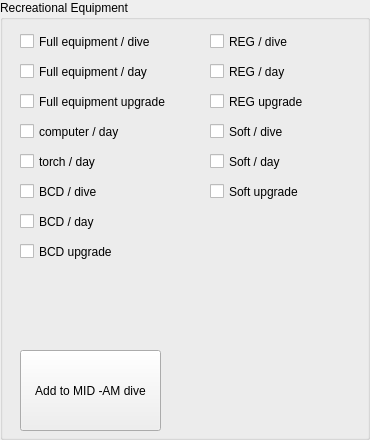
                     <widget class="QGroupBox" name="groupBox_4">
                      <property name="title">
                       <string>Recreational Equipment</string>
                      </property>
                      <widget class="QCheckBox" name="mam_soft_dive_check">
                       <property name="geometry">
                        <rect>
                         <x>210</x>
                         <y>120</y>
                         <width>90</width>
                         <height>23</height>
                        </rect>
                       </property>
                       <property name="text">
                        <string>Soft / dive</string>
                       </property>
                      </widget>
                      <widget class="QCheckBox" name="mam_torch_check">
                       <property name="geometry">
                        <rect>
                         <x>20</x>
                         <y>150</y>
                         <width>151</width>
                         <height>23</height>
                        </rect>
                       </property>
                       <property name="text">
                        <string>torch / day</string>
                       </property>
                      </widget>
                      <widget class="QCheckBox" name="mam_full_equip_dive_check">
                       <property name="geometry">
                        <rect>
                         <x>20</x>
                         <y>30</y>
                         <width>171</width>
                         <height>23</height>
                        </rect>
                       </property>
                       <property name="text">
                        <string>Full equipment / dive</string>
                       </property>
                      </widget>
                      <widget class="QCheckBox" name="mam_reg_dive_check">
                       <property name="geometry">
                        <rect>
                         <x>210</x>
                         <y>30</y>
                         <width>111</width>
                         <height>23</height>
                        </rect>
                       </property>
                       <property name="text">
                        <string>REG / dive</string>
                       </property>
                      </widget>
                      <widget class="QCheckBox" name="mam_reg_upgrade_check">
                       <property name="geometry">
                        <rect>
                         <x>210</x>
                         <y>90</y>
                         <width>131</width>
                         <height>23</height>
                        </rect>
                       </property>
                       <property name="text">
                        <string>REG upgrade</string>
                       </property>
                      </widget>
                      <widget class="QCheckBox" name="mam_full_equip_day_check">
                       <property name="geometry">
                        <rect>
                         <x>20</x>
                         <y>60</y>
                         <width>161</width>
                         <height>23</height>
                        </rect>
                       </property>
                       <property name="text">
                        <string>Full equipment / day</string>
                       </property>
                      </widget>
                      <widget class="QCheckBox" name="mam_computer_check">
                       <property name="geometry">
                        <rect>
                         <x>20</x>
                         <y>120</y>
                         <width>161</width>
                         <height>23</height>
                        </rect>
                       </property>
                       <property name="text">
                        <string>computer / day</string>
                       </property>
                      </widget>
                      <widget class="QCheckBox" name="mam_bcd_dive_check">
                       <property name="geometry">
                        <rect>
                         <x>20</x>
                         <y>180</y>
                         <width>131</width>
                         <height>23</height>
                        </rect>
                       </property>
                       <property name="text">
                        <string>BCD / dive</string>
                       </property>
                      </widget>
                      <widget class="QCheckBox" name="mam_bcd_day_check">
                       <property name="geometry">
                        <rect>
                         <x>20</x>
                         <y>210</y>
                         <width>121</width>
                         <height>23</height>
                        </rect>
                       </property>
                       <property name="text">
                        <string>BCD / day</string>
                       </property>
                      </widget>
                      <widget class="QCheckBox" name="mam_full_equip_upgrade_check">
                       <property name="geometry">
                        <rect>
                         <x>20</x>
                         <y>90</y>
                         <width>181</width>
                         <height>23</height>
                        </rect>
                       </property>
                       <property name="text">
                        <string>Full equipment upgrade</string>
                       </property>
                      </widget>
                      <widget class="QCheckBox" name="mam_soft_upgrade_check">
                       <property name="geometry">
                        <rect>
                         <x>210</x>
                         <y>180</y>
                         <width>151</width>
                         <height>23</height>
                        </rect>
                       </property>
                       <property name="text">
                        <string>Soft upgrade</string>
                       </property>
                      </widget>
                      <widget class="QCheckBox" name="mam_soft_day_check">
                       <property name="geometry">
                        <rect>
                         <x>210</x>
                         <y>150</y>
                         <width>90</width>
                         <height>23</height>
                        </rect>
                       </property>
                       <property name="text">
                        <string>Soft / day</string>
                       </property>
                      </widget>
                      <widget class="QCheckBox" name="mam_bcd_upgrade_check">
                       <property name="geometry">
                        <rect>
                         <x>20</x>
                         <y>240</y>
                         <width>131</width>
                         <height>23</height>
                        </rect>
                       </property>
                       <property name="text">
                        <string>BCD upgrade</string>
                       </property>
                      </widget>
                      <widget class="QCheckBox" name="mam_reg_day_check">
                       <property name="geometry">
                        <rect>
                         <x>210</x>
                         <y>60</y>
                         <width>111</width>
                         <height>23</height>
                        </rect>
                       </property>
                       <property name="text">
                        <string>REG / day</string>
                       </property>
                      </widget>
                      <widget class="QPushButton" name="mam_add_to_dive_button">
                       <property name="geometry">
                        <rect>
                         <x>20</x>
                         <y>350</y>
                         <width>141</width>
                         <height>81</height>
                        </rect>
                       </property>
                       <property name="text">
                        <string>Add to MID -AM dive</string>
                       </property>
                      </widget>
                     </widget>
